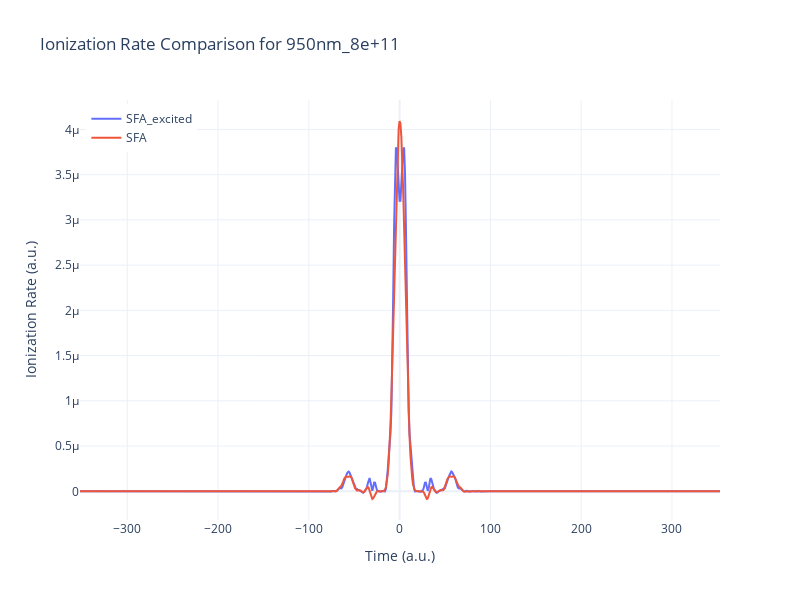

Source (notebook cell):
### Code cell
fig = go.Figure()
fig.add_trace(go.Scatter(x=time_recon, y=4*np.pi*np.real(ion_na_rate_SFA_excited), mode='lines', name='SFA_excited')) #they are exactly 4pi apart
fig.add_trace(go.Scatter(x=time_recon, y=ion_na_rate_SFA, mode='lines', name='SFA'))

fig.update_layout(
    title=f'Ionization Rate Comparison for {file_name}',
    xaxis_title='Time (a.u.)',
    yaxis_title='Ionization Rate (a.u.)',
    legend=dict(x=0.01, y=0.99),
    template='plotly_white',
    width=800,
    height=600
)

fig.show()

### Figure 1 — Plotly figure (JSON) as saved in the notebook; plotly's stock layout.template omitted (floating-point values rounded to 4 significant figures; data arrays with more than 128 entries replaced by an {"elided": "..."} marker saying what was removed)
{"data": [{"mode": "lines", "name": "SFA_excited", "type": "scatter", "x": {"elided": "706 float values"}, "y": {"elided": "706 float values"}}, {"mode": "lines", "name": "SFA", "type": "scatter", "x": {"elided": "706 float values"}, "y": {"elided": "706 float values"}}], "layout": {"height": 600, "legend": {"x": 0.01, "y": 0.99}, "title": {"text": "Ionization Rate Comparison for 950nm_8e+11"}, "width": 800, "xaxis": {"title": {"text": "Time (a.u.)"}}, "yaxis": {"title": {"text": "Ionization Rate (a.u.)"}}}}
